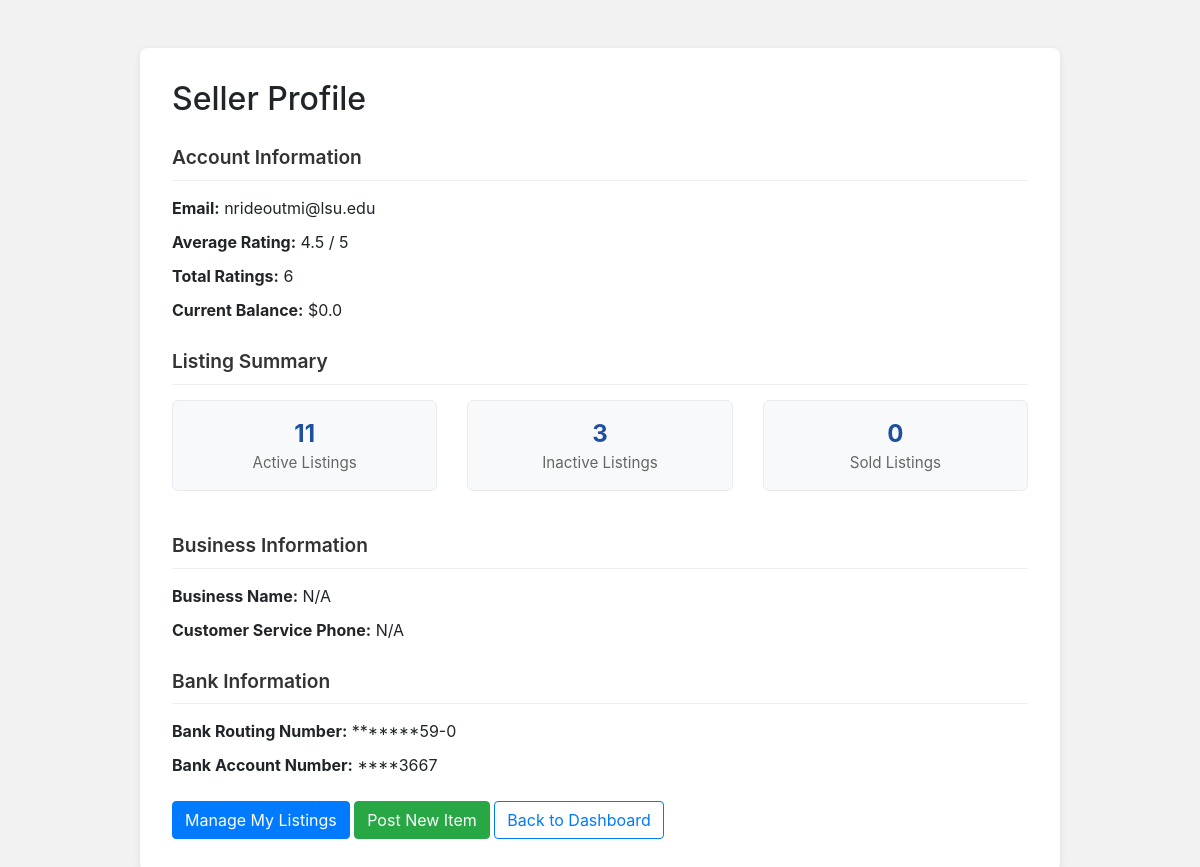
The app's page /seller-profile (signed in), older data.
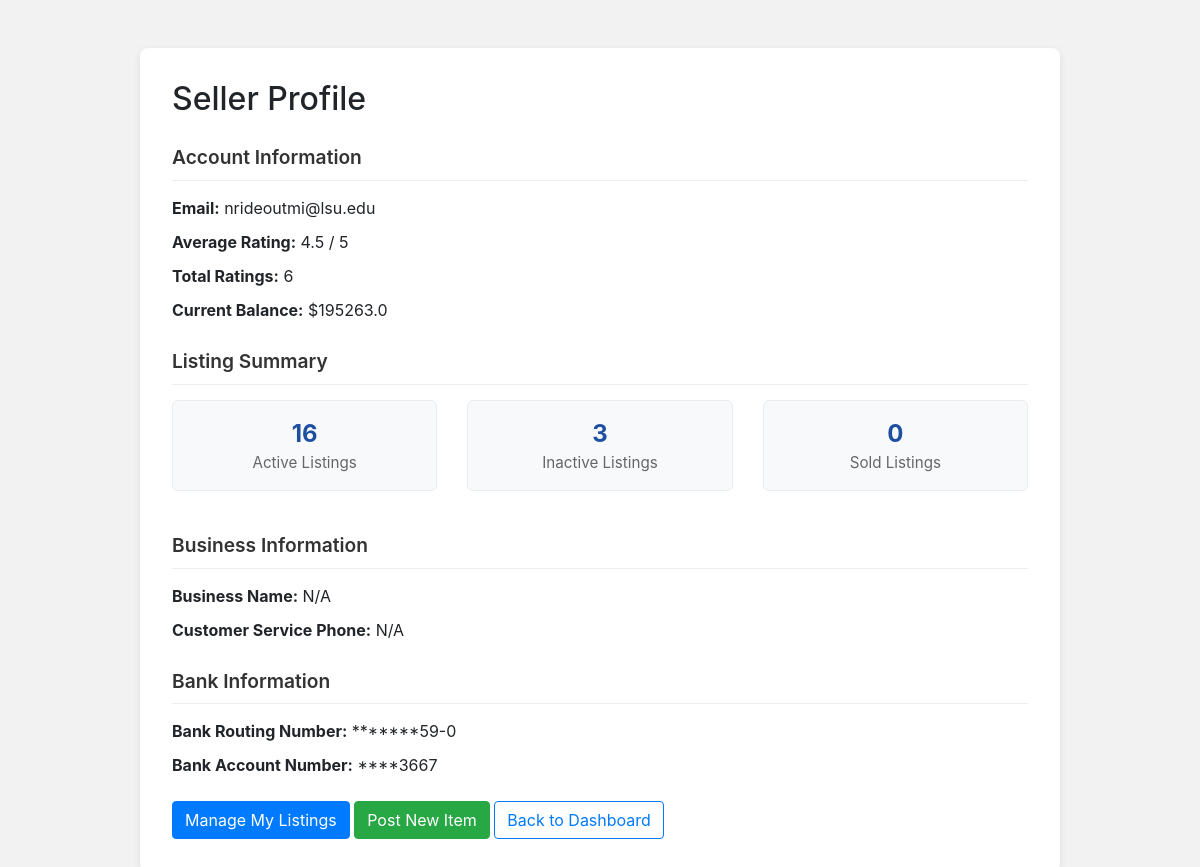
The same page, newer data.
### tables this page shows
CREATE TABLE Sellers (
    email TEXT PRIMARY KEY,
    bank_routing_number TEXT NOT NULL,
    bank_account_number TEXT NOT NULL,
    balance REAL DEFAULT 0.0,
    FOREIGN KEY (email) REFERENCES Users(email)
        ON UPDATE CASCADE
        ON DELETE RESTRICT
);

### app.py (the view)
@app.route('/seller-profile', methods=['GET'])
def seller_profile():
    user_email = session.get('email')
    if not user_email:
        return redirect(url_for('authenticate'))
    avg_rating = None
    rating_count = 0
    balance = None
    bank_routing_number = None
    bank_account_number = None
    business_name = None
    customer_service_phone_number = None
    active_count = 0
    inactive_count = 0
    sold_count = 0
    try:
        conn = get_connection()
        conn.row_factory = sqlite3.Row
        cur = conn.cursor()
        cur.execute("""
            SELECT email, bank_routing_number, bank_account_number, balance
            FROM Sellers
            WHERE email = ?
        """, (user_email,))
        seller_row = cur.fetchone()
        if seller_row:
            balance = seller_row['balance']
            bank_routing_number = seller_row['bank_routing_number']
            bank_account_number = seller_row['bank_account_number']
        cur.execute("""
            SELECT business_name, customer_service_phone_number
            FROM Local_Vendors
            WHERE email = ?
        """, (user_email,))
        vendor_row = cur.fetchone()
        if vendor_row:
            business_name = vendor_row['business_name']
            customer_service_phone_number = vendor_row['customer_service_phone_number']
        cur.execute("""
            SELECT AVG(Rating) AS avg_rating, COUNT(*) AS rating_count
            FROM Rating
            WHERE Seller_Email = ?
        """, (user_email,))
        rating_row = cur.fetchone()
        if rating_row:
            avg_rating = rating_row['avg_rating']
            rating_count = rating_row['rating_count']
            if avg_rating is not None:
                avg_rating = round(avg_rating, 2)
        cur.execute("""
            SELECT
                SUM(CASE WHEN Status = 1 THEN 1 ELSE 0 END) AS active_count,
                SUM(CASE WHEN Status = 0 THEN 1 ELSE 0 END) AS inactive_count,
                SUM(CASE WHEN Status = 2 THEN 1 ELSE 0 END) AS sold_count
            FROM Auction_Listings
            WHERE Seller_Email = ?
        """, (user_email,))
        listing_row = cur.fetchone()
        if listing_row:
            active_count = listing_row['active_count'] or 0
            inactive_count = listing_row['inactive_count'] or 0
            sold_count = listing_row['sold_count'] or 0
        conn.close()
    except Exception as e:
        print("ERROR in /seller-profile:", e)
    masked_routing = None
    masked_account = None
    if bank_routing_number:
        bank_routing_number = str(bank_routing_number)
        masked_routing = '*' * max(0, len(bank_routing_number) - 4) + bank_routing_number[-4:]
    if bank_account_number:
        bank_account_number = str(bank_account_number)
        masked_account = '*' * max(0, len(bank_account_number) - 4) + bank_account_number[-4:]
    return render_template(
        'seller_profile.html',
        email=user_email,
        avg_rating=avg_rating,
        rating_count=rating_count,
        balance=balance,
        active_count=active_count,
        inactive_count=inactive_count,
        sold_count=sold_count,
        business_name=business_name,
        customer_service_phone_number=customer_service_phone_number,
        masked_routing=masked_routing,
        masked_account=masked_account
    )

### app.py (called while the page is built)
def get_connection():
    conn = sql.connect(DB_NAME)
    return conn

### templates/seller_profile.html (shortened to what this page needs)
<!DOCTYPE html>
<html lang="en">
<head>
    <link rel="stylesheet"
          href="https://stackpath.bootstrapcdn.com/bootstrap/4.4.1/css/bootstrap.min.css">
</head>
<body>
<div class="container mt-5">
    <div class="row justify-content-center">
        <div class="col-md-10">
            <div class="profile-card">
                <h2>Seller Profile</h2>
                <div class="section-title">Account Information</div>
                <p class="info-row"><strong>Email:</strong> {{ email }}</p>
                <p class="info-row">
                    <strong>Average Rating:</strong>
                    {% if avg_rating is not none %}
                        {{ avg_rating }} / 5
                    {% else %}
                        No ratings yet
                    {% endif %}
                </p>
                <p class="info-row"><strong>Total Ratings:</strong> {{ rating_count }}</p>
                <p class="info-row"><strong>Current Balance:</strong>
                    {% if balance is not none %}
                        ${{ balance }}
                    {% else %}
                        N/A
                    {% endif %}
                </p>
                <div class="section-title">Listing Summary</div>
                <div class="row">
                    <div class="col-md-4">
                        <div class="stat-box">
                            <div class="stat-number">{{ active_count }}</div>
                            <div class="stat-label">Active Listings</div>
                        </div>
                    </div>
                    <div class="col-md-4">
                        <div class="stat-box">
                            <div class="stat-number">{{ inactive_count }}</div>
                            <div class="stat-label">Inactive Listings</div>
                        </div>
                    </div>
                    <div class="col-md-4">
                        <div class="stat-box">
                            <div class="stat-number">{{ sold_count }}</div>
                            <div class="stat-label">Sold Listings</div>
                        </div>
                    </div>
                </div>
                <div class="section-title">Business Information</div>
                <p class="info-row"><strong>Business Name:</strong>
                    {{ business_name if business_name else 'N/A' }}
                </p>
                <p class="info-row"><strong>Customer Service Phone:</strong>
                    {{ customer_service_phone_number if customer_service_phone_number else 'N/A' }}
                </p>
                <div class="section-title">Bank Information</div>
                <p class="info-row"><strong>Bank Routing Number:</strong>
                    {{ masked_routing if masked_routing else 'N/A' }}
                </p>
                <p class="info-row"><strong>Bank Account Number:</strong>
                    {{ masked_account if masked_account else 'N/A' }}
                </p>
                <div class="mt-4">
                    <a href="{{ url_for('my_listing') }}" class="btn btn-primary">Manage My Listings</a>
                    <a href="{{ url_for('post_item') }}" class="btn btn-success">Post New Item</a>
                    <a href="{{ url_for('seller') }}" class="btn btn-outline-primary">Back to Dashboard</a>
                </div>
            </div>
        </div>
    </div>
</div>
</body>
</html>

Row changes from the older to the newer data that the page shows:
changed Sellers "nrideoutmi@lsu.edu": balance "0.0" → "195263.0"
Text that changed along with them:
{{ active_count }}: "11" → "16"
